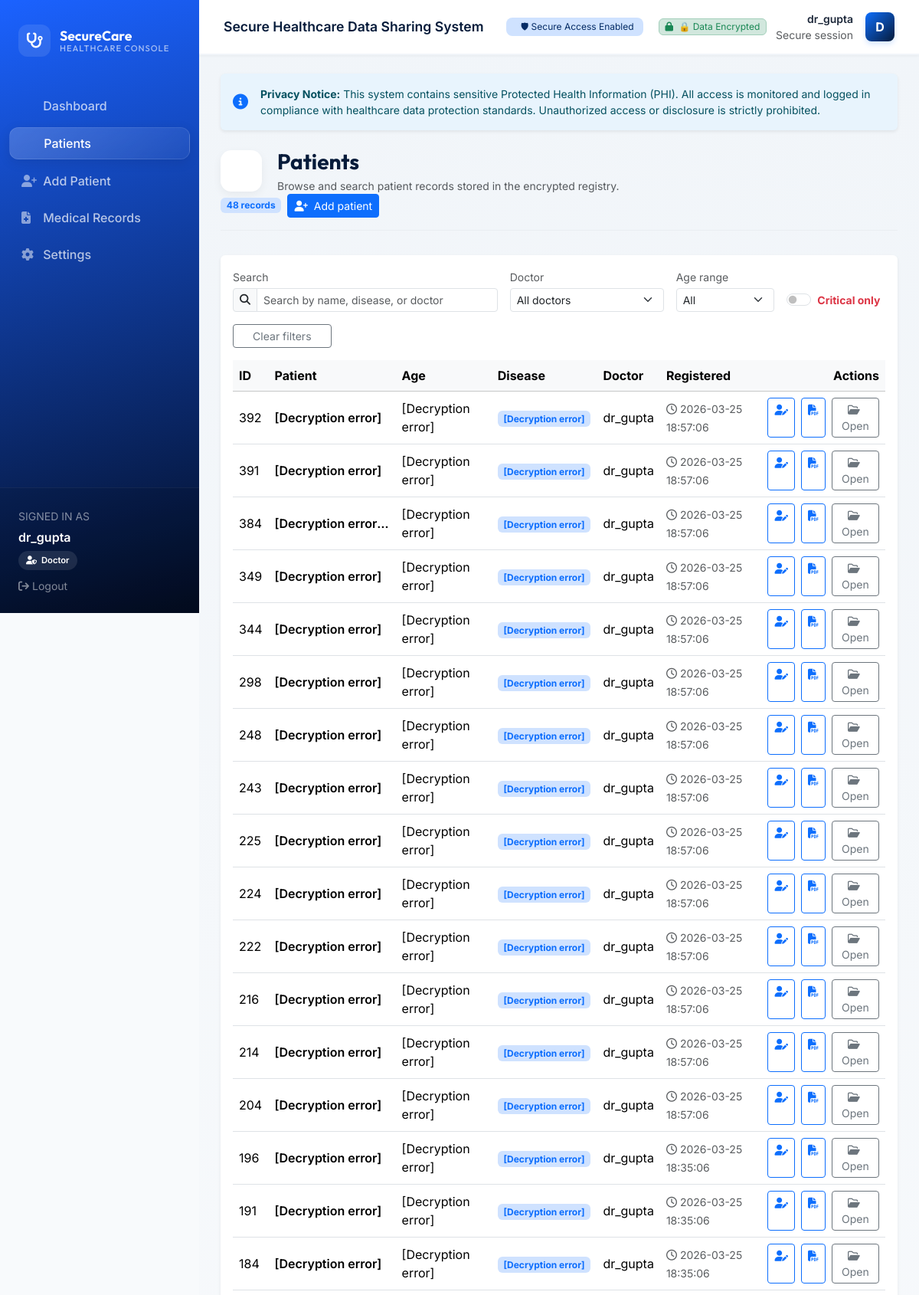
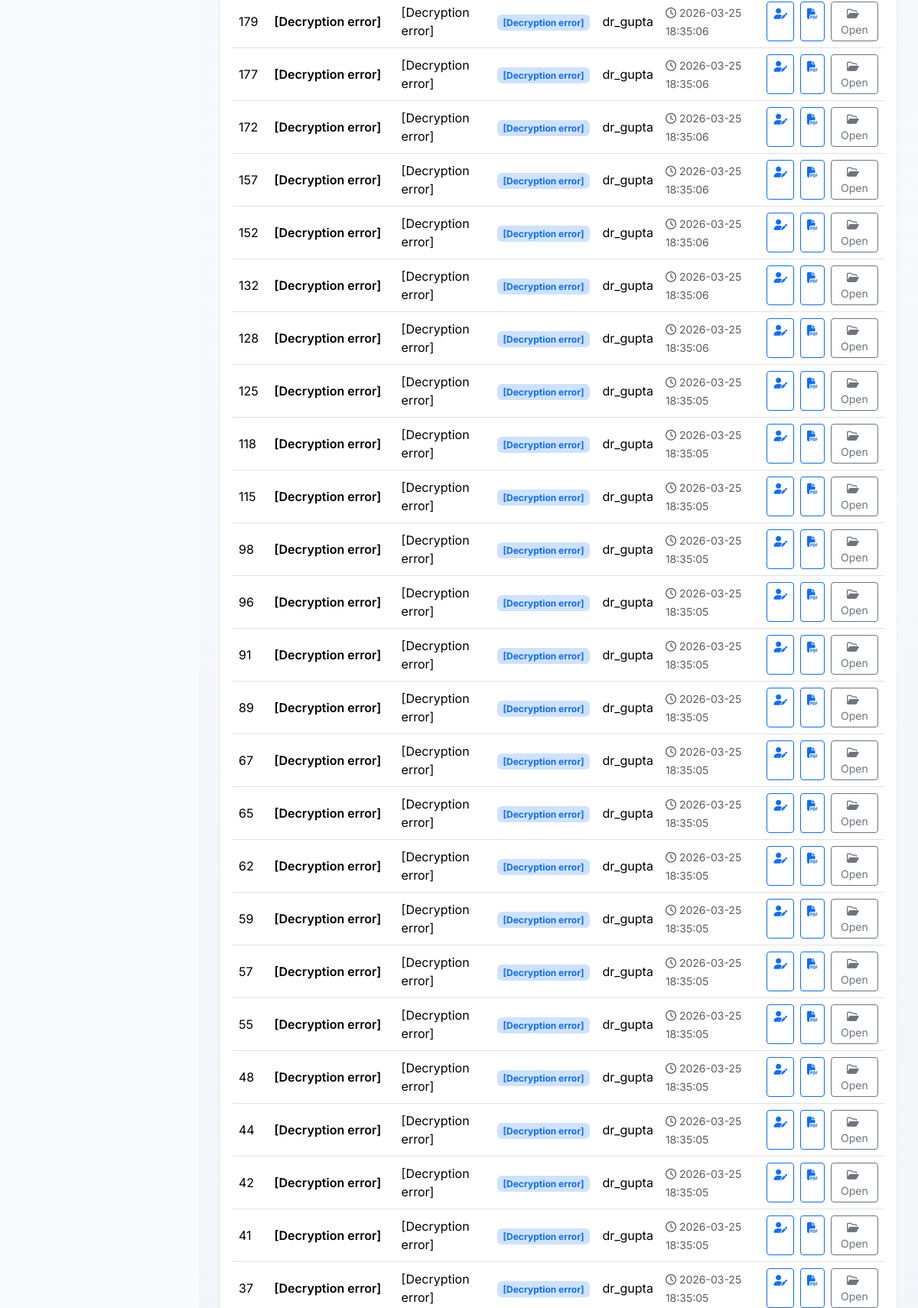
/patients (signed in, upper part), run on the app's committed database (2 pictures, top to bottom).
### tables this page shows
CREATE TABLE users (
            id INTEGER PRIMARY KEY AUTOINCREMENT,
            username TEXT UNIQUE NOT NULL,
            password_hash TEXT NOT NULL,
            role TEXT NOT NULL CHECK (role IN ('admin', 'doctor'))
        , hospital_name TEXT, failed_attempts INTEGER DEFAULT 0, locked_until TEXT, last_login TEXT, force_password_change BOOLEAN DEFAULT 0, email TEXT, name TEXT);

CREATE TABLE patients (
            id INTEGER PRIMARY KEY AUTOINCREMENT,
            name_encrypted BLOB NOT NULL,
            age_encrypted BLOB NOT NULL,
            disease_encrypted BLOB NOT NULL,
            prescription_encrypted BLOB NOT NULL,
            created_by INTEGER NOT NULL,
            created_at TEXT DEFAULT CURRENT_TIMESTAMP, is_critical INTEGER DEFAULT 0,
            FOREIGN KEY (created_by) REFERENCES users(id)
        );

### app.py (the view)
@app.route("/patients")
@login_required
@role_required("doctor", "admin")
def view_patients():
    user_id       = session.get("user_id")
    user_role     = session.get("user_role")
    hospital_name = session.get("hospital_name")
    db      = get_db()
    sql_where, params = _build_patient_filter(user_role, user_id, hospital_name)
    patients = []
    doctors  = set()
    rows = db.execute(f"SELECT * FROM patients {sql_where} ORDER BY id DESC", params).fetchall()
    for row in rows:
        dr = db.execute("SELECT username FROM users WHERE id = ?", (row["created_by"],)).fetchone()
        dr_username = dr["username"] if dr else "Unknown"
        doctors.add(dr_username)
        doc_id = str(row["id"])
        dt_str = row["created_at"]
        try:
            patients.append({
                "id":              doc_id,
                "name":            decrypt_text(row["name_encrypted"]),
                "age":             decrypt_text(row["age_encrypted"]),
                "disease":         decrypt_text(row["disease_encrypted"]),
                "prescription":    decrypt_text(row["prescription_encrypted"]),
                "created_at":      dt_str,
                "is_critical":     bool(row["is_critical"]),
                "doctor_username": dr_username,
            })
        except Exception:
            patients.append(_err_patient(doc_id, dr_username, {
                "created_at":  dt_str,
                "is_critical": bool(row["is_critical"]),
            }))
    return render_template("view_patients.html",
                           patients=patients, doctors=sorted(doctors))

### templates/view_patients.html (shortened to what this page needs)
{% extends "base.html" %}
{% block content %}
<div class="page-heading">
  <div class="page-heading-title">
    <div class="page-heading-icon">
    </div>
    <div>
      <h1>Patients</h1>
      <div class="text-muted small">
        Browse and search patient records stored in the encrypted registry.
      </div>
    </div>
  </div>
  <div class="d-flex flex-wrap gap-2">
    <div class="badge bg-primary-subtle text-primary align-self-center">
      {{ patients|length }} records
    </div>
    {% if session.get('user_role') == 'doctor' %}
    <a href="{{ url_for('add_patient') }}" class="btn btn-primary btn-sm">
      <i class="fa-solid fa-user-plus me-1"></i> Add patient
    </a>
    {% endif %}
  </div>
</div>
<div class="card border-0 shadow-sm">
  <div class="card-body">
    <div class="row g-2 g-md-3 mb-3 align-items-end">
      <div class="col-12 col-md-5">
        <label for="patientSearch" class="form-label small text-muted mb-1">
          Search
        </label>
        <div class="input-group input-group-sm">
          <span class="input-group-text">
            <i class="fa-solid fa-magnifying-glass"></i>
          </span>
          <input
            type="text"
            id="patientSearch"
            class="form-control"
            placeholder="Search by name, disease, or doctor"
          />
        </div>
      </div>
      <div class="col-6 col-md-3">
        <label for="doctorFilter" class="form-label small text-muted mb-1">
          Doctor
        </label>
        <select id="doctorFilter" class="form-select form-select-sm">
          <option value="">All doctors</option>
        </select>
      </div>
      <div class="col-6 col-md-2">
        <label for="ageFilter" class="form-label small text-muted mb-1">
          Age range
        </label>
        <select id="ageFilter" class="form-select form-select-sm">
          <option value="">All</option>
        </select>
      </div>
      <div class="col-12 col-md-2 align-self-end">
        <div class="form-check form-switch mb-1">
          <input class="form-check-input" type="checkbox" id="criticalFilter">
          <label class="form-check-label small fw-bold text-danger" for="criticalFilter">
            Critical only
          </label>
        </div>
      </div>
      <div class="col-12 col-md-2 text-md-end">
        <button id="clearFilters" class="btn btn-outline-secondary btn-sm w-100 w-md-auto">
          Clear filters
        </button>
      </div>
    </div>
    {% if patients %}
    <div class="table-responsive">
      <table class="table table-hover align-middle mb-0" id="patientsTable">
        <thead class="table-light">
          <tr>
            <th scope="col">ID</th>
            <th scope="col">Patient</th>
            <th scope="col">Age</th>
            <th scope="col">Disease</th>
            <th scope="col">Doctor</th>
            <th scope="col">Registered</th>
            <th scope="col" class="text-end">Actions</th>
          </tr>
        </thead>
        <tbody>
          {% for p in patients %}
          <tr
            class="patient-row"
            data-name="{{ p.name|lower }}"
            data-age="{{ p.age }}"
            data-disease="{{ p.disease|lower }}"
            data-doctor="{{ p.doctor_username|lower }}"
            data-critical="{{ p.is_critical }}"
            onclick="window.location='{{ url_for('patient_profile', patient_id=p.id) }}'; "
          >
            <td>{{ p.id }}</td>
            <td
              data-bs-toggle="tooltip"
              data-bs-placement="top"
              title="Full name is hidden for privacy. Click 'Open' to view profile."
            >
              <div class="fw-semibold text-truncate" style="max-width: 150px;">
                {{ p.name }}
                {% if p.is_critical %}
                <i class="fa-solid fa-triangle-exclamation text-danger ms-1" title="Critical Case"></i>
                {% endif %}
              </div>
            </td>
            <td>{{ p.age }}</td>
            <td>
              <span class="badge bg-primary-subtle text-primary">
                {{ p.disease }}
              </span>
            </td>
            <td>{{ p.doctor_username }}</td>
            <td>
              <span class="text-muted small">
                <i class="fa-regular fa-clock me-1"></i>{{ p.created_at or '—' }}
              </span>
            </td>
            <td class="text-end">
              <div class="d-flex justify-content-end gap-2">
                <a
                  href="{{ url_for('edit_patient', patient_id=p.id) }}"
                  class="btn btn-outline-primary btn-sm"
                  onclick="event.stopPropagation();"
                  title="Edit Record"
                >
                  <i class="fa-solid fa-user-pen"></i>
                </a>
                <a
                  href="{{ url_for('generate_prescription', patient_id=p.id) }}"
                  class="btn btn-outline-primary btn-sm"
                  onclick="event.stopPropagation();"
                  title="Download Digital Prescription"
                >
                  <i class="fa-solid fa-file-pdf"></i>
                </a>
                <a
                  href="{{ url_for('patient_profile', patient_id=p.id) }}"
                  class="btn btn-outline-secondary btn-sm"
                  onclick="event.stopPropagation();"
                >
                  <i class="fa-regular fa-folder-open me-1"></i>Open
                </a>
              </div>
            </td>
          </tr>
          {% endfor %}
        </tbody>
      </table>
    </div>
    {% else %}
    <div class="text-center text-muted small py-4">
      No patient records found yet.
    </div>
    {% endif %}
  </div>
</div>
{% endblock %}

### templates/base.html (shortened to what this page needs)
<!DOCTYPE html>
<html lang="en">
<head>
  <link
    href="https://cdn.jsdelivr.net/npm/bootstrap@5.3.3/dist/css/bootstrap.min.css"
    rel="stylesheet"
  />
  <link
    rel="stylesheet"
    href="https://cdnjs.cloudflare.com/ajax/libs/font-awesome/6.5.1/css/all.min.css"
  />
  <link rel="stylesheet" href="{{ url_for('static', filename='css/style.css') }}" />
</head>
<body>
  <div class="app-shell">
    {% if session.get("user_id") %}
    <aside class="sidebar" id="sidebar">
      <div class="sidebar-brand">
        <div class="sidebar-brand-icon">
          <i class="fa-solid fa-stethoscope"></i>
        </div>
        <div class="sidebar-brand-title">
          <span>SecureCare</span>
          <span>Healthcare Console</span>
        </div>
      </div>
      <nav class="sidebar-nav nav flex-column mt-2">
        <a
          class="nav-link {% if request.endpoint == 'dashboard' %}active{% endif %}"
          href="{{ url_for('dashboard') }}"
        >
          <span>Dashboard</span>
        </a>
        <a
          class="nav-link {% if request.endpoint in ['view_patients', 'patient_profile'] %}active{% endif %}"
          href="{{ url_for('view_patients') }}"
        >
          <span>Patients</span>
        </a>
        {% if session.get('user_role') == 'doctor' %}
        <a
          class="nav-link {% if request.endpoint == 'add_patient' %}active{% endif %}"
          href="{{ url_for('add_patient') }}"
        >
          <i class="fa-solid fa-user-plus"></i>
          <span>Add Patient</span>
        </a>
        {% endif %}
        <a
          class="nav-link {% if request.endpoint == 'medical_records' %}active{% endif %}"
          href="{{ url_for('medical_records') }}"
        >
          <i class="fa-solid fa-file-medical"></i>
          <span>Medical Records</span>
        </a>
        <a
          class="nav-link {% if request.endpoint == 'settings' %}active{% endif %}"
          href="{{ url_for('settings') }}"
        >
          <i class="fa-solid fa-gear"></i>
          <span>Settings</span>
        </a>
      </nav>
      <div class="sidebar-footer">
        <div class="mb-1 text-truncate">
          <small class="text-uppercase text-white-50">Signed in as</small>
        </div>
        <div class="fw-semibold mb-1 text-truncate">
          {{ session.get('username') }}
        </div>
        <div class="role-pill mb-2">
          <i class="fa-solid fa-user-shield"></i>
          <span>{{ session.get('user_role')|capitalize }}</span>
        </div>
        <div>
          <a
            href="{{ url_for('logout') }}"
            class="text-decoration-none text-white-50 small"
          >
            <i class="fa-solid fa-arrow-right-from-bracket me-1"></i>Logout
          </a>
        </div>
      </div>
    </aside>
    {% endif %}
    <div class="main-pane">
      {% if session.get("user_id") %}
      <header class="topbar">
        <div class="topbar-title">
          <span>Secure Healthcare Data Sharing System</span>
        </div>
        <div class="topbar-user">
          <span
            class="badge badge-role bg-hospital fw-normal text-primary-emphasis bg-primary-subtle"
          >
            🛡 Secure Access Enabled
          </span>
          <span
            class="badge bg-success-subtle text-success fw-normal border border-success-subtle ms-2 d-none d-md-inline-block"
          >
            <i class="fa-solid fa-lock me-1"></i>
            🔒 Data Encrypted
          </span>
          <div class="d-none d-sm-flex flex-column text-end me-1">
            <span class="small fw-semibold">{{ session.get('username') }}</span>
            <span class="small text-muted">Secure session</span>
          </div>
          <div class="avatar">
            {{ session.get('username')[0]|upper if session.get('username') }}
          </div>
        </div>
      </header>
      {% endif %}
      <main class="main-content">
        <div class="alert alert-info border-0 shadow-sm mb-4 small d-flex align-items-center" role="alert" style="background-color: #e8f4fd;">
            <i class="fa-solid fa-circle-info me-3 fs-5 text-primary"></i>
            <div>
                <strong>Privacy Notice:</strong> This system contains sensitive Protected Health Information (PHI). All access is monitored and logged in compliance with healthcare data protection standards. Unauthorized access or disclosure is strictly prohibited.
            </div>
        </div>
        {% block content %}{% endblock %}
      </main>
    </div>
  </div>
</body>
</html>

### data on the page
users: get "dr_gupta", get "Doctor", doctor_username "dr_gupta" "dr_gupta" "dr_gupta" "dr_gupta" "dr_gupta" "dr_gupta" "dr_gupta" "dr_gupta" "dr_gupta" "dr_gupta" "dr_gupta" "dr_gupta" "dr_gupta" "dr_gupta" "dr_gupta" "dr_gupta" "dr_gupta" "dr_gupta" "dr_gupta" "dr_gupta" "dr_gupta" "dr_gupta" "dr_gupta" "dr_gupta" "dr_gupta" "dr_gupta" "dr_gupta" "dr_gupta" "dr_gupta" "dr_gupta" "dr_gupta" "dr_gupta" "dr_gupta" "dr_gupta" "dr_gupta" "dr_gupta" "dr_gupta" "dr_gupta" "dr_gupta" "dr_gupta" "dr_gupta" "dr_gupta"
patients: created_at "2026-03-25 18:57:06"
patients: created_at "2026-03-25 18:57:06"
patients: created_at "2026-03-25 18:57:06"
patients: created_at "2026-03-25 18:57:06"
patients: created_at "2026-03-25 18:57:06"
patients: created_at "2026-03-25 18:57:06"
patients: created_at "2026-03-25 18:57:06"
patients: created_at "2026-03-25 18:57:06"
patients: created_at "2026-03-25 18:57:06"
patients: created_at "2026-03-25 18:57:06"
patients: created_at "2026-03-25 18:57:06"
patients: created_at "2026-03-25 18:57:06"
patients: created_at "2026-03-25 18:57:06"
patients: created_at "2026-03-25 18:57:06"
patients: created_at "2026-03-25 18:35:06"
patients: created_at "2026-03-25 18:35:06"
patients: created_at "2026-03-25 18:35:06"
patients: created_at "2026-03-25 18:35:06"
patients: created_at "2026-03-25 18:35:06"
patients: created_at "2026-03-25 18:35:06"
patients: created_at "2026-03-25 18:35:06"
patients: created_at "2026-03-25 18:35:06"
patients: created_at "2026-03-25 18:35:06"
patients: created_at "2026-03-25 18:35:06"
patients: created_at "2026-03-25 18:35:05"
patients: created_at "2026-03-25 18:35:05"
patients: created_at "2026-03-25 18:35:05"
patients: created_at "2026-03-25 18:35:05"
patients: created_at "2026-03-25 18:35:05"
patients: created_at "2026-03-25 18:35:05"
patients: created_at "2026-03-25 18:35:05"
patients: created_at "2026-03-25 18:35:05"
patients: created_at "2026-03-25 18:35:05"
patients: created_at "2026-03-25 18:35:05"
patients: created_at "2026-03-25 18:35:05"
patients: created_at "2026-03-25 18:35:05"
patients: created_at "2026-03-25 18:35:05"
patients: created_at "2026-03-25 18:35:05"
patients: created_at "2026-03-25 18:35:05"
patients: created_at "2026-03-25 18:35:05"
patients: created_at "2026-03-25 18:35:05"
patients: created_at "2026-03-25 18:35:05"

### other printed values
{{ session.get('username')[0]|upper if session.get('username') }} "D"
{{ patients|length }} "48"
{{ p.id }} "392" "391" "384" "349" "344" "298" "248" "243" "225" "224" "222" "216" "214" "204" "196" "191" "184" "179" "177" "172" "157" "152" "132" "128" "125" "118" "115" "98" "96" "91" "89" "67" "65" "62" "59" "57" "55" "48" "44" "42" "41" "37"
{{ p.name }} "[Decryption error]" "[Decryption error]" "[Decryption error…" "[Decryption error]" "[Decryption error]" "[Decryption error]" "[Decryption error]" "[Decryption error]" "[Decryption error]" "[Decryption error]" "[Decryption error]" "[Decryption error]" "[Decryption error]" "[Decryption error]" "[Decryption error]" "[Decryption error]" "[Decryption error]" "[Decryption error]" "[Decryption error]" "[Decryption error]" "[Decryption error]" "[Decryption error]" "[Decryption error]" "[Decryption error]" "[Decryption error]" "[Decryption error]" "[Decryption error]" "[Decryption error]" "[Decryption error]" "[Decryption error]" "[Decryption error]" "[Decryption error]" "[Decryption error]" "[Decryption error]" "[Decryption error]" "[Decryption error]" "[Decryption error]" "[Decryption error]" "[Decryption error]" "[Decryption error]" "[Decryption error]" "[Decryption error]"
{{ p.age }} "[Decryption error]" "[Decryption error]" "[Decryption error]" "[Decryption error]" "[Decryption error]" "[Decryption error]" "[Decryption error]" "[Decryption error]" "[Decryption error]" "[Decryption error]" "[Decryption error]" "[Decryption error]" "[Decryption error]" "[Decryption error]" "[Decryption error]" "[Decryption error]" "[Decryption error]" "[Decryption error]" "[Decryption error]" "[Decryption error]" "[Decryption error]" "[Decryption error]" "[Decryption error]" "[Decryption error]" "[Decryption error]" "[Decryption error]" "[Decryption error]" "[Decryption error]" "[Decryption error]" "[Decryption error]" "[Decryption error]" "[Decryption error]" "[Decryption error]" "[Decryption error]" "[Decryption error]" "[Decryption error]" "[Decryption error]" "[Decryption error]" "[Decryption error]" "[Decryption error]" "[Decryption error]" "[Decryption error]"
{{ p.disease }} "[Decryption error]" "[Decryption error]" "[Decryption error]" "[Decryption error]" "[Decryption error]" "[Decryption error]" "[Decryption error]" "[Decryption error]" "[Decryption error]" "[Decryption error]" "[Decryption error]" "[Decryption error]" "[Decryption error]" "[Decryption error]" "[Decryption error]" "[Decryption error]" "[Decryption error]" "[Decryption error]" "[Decryption error]" "[Decryption error]" "[Decryption error]" "[Decryption error]" "[Decryption error]" "[Decryption error]" "[Decryption error]" "[Decryption error]" "[Decryption error]" "[Decryption error]" "[Decryption error]" "[Decryption error]" "[Decryption error]" "[Decryption error]" "[Decryption error]" "[Decryption error]" "[Decryption error]" "[Decryption error]" "[Decryption error]" "[Decryption error]" "[Decryption error]" "[Decryption error]" "[Decryption error]" "[Decryption error]"
